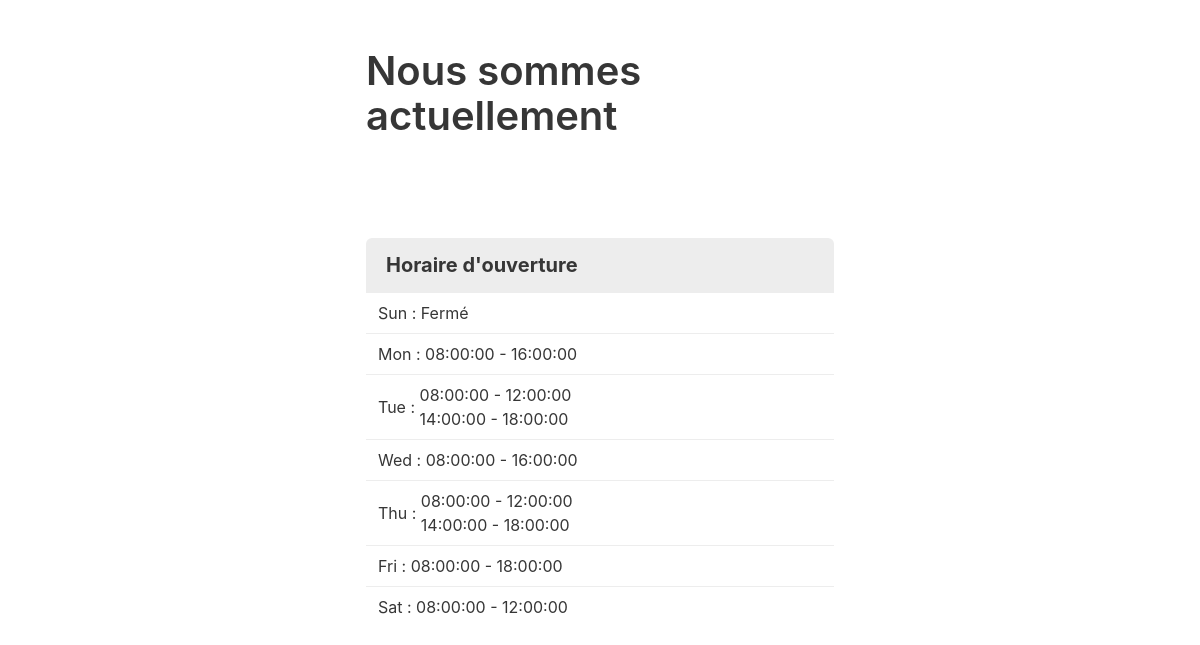
The page / on the database its author committed.
### tables this page shows
CREATE TABLE IF NOT EXISTS `workhours` (
  `id_workhours` int(11) NOT NULL AUTO_INCREMENT,
  `idx_days` int(11) NOT NULL,
  `start_workhours` time DEFAULT NULL,
  `end_workhours` time DEFAULT NULL,
  PRIMARY KEY (`id_workhours`),
  KEY `FK__days` (`idx_days`),
  CONSTRAINT `FK__days` FOREIGN KEY (`idx_days`) REFERENCES `days` (`id_days`)
);

### includes/getWorkHours.php (called while the page is built, shortened)
<?php
function dbConnect()
{
    try
    {
        $config = parse_ini_file('/includes/config.ini');
        $dsn = "mysql:host=".$config['dbhost'].";dbname=".$config['dbname'];
        $_connect = new \PDO($dsn, $config['dbuser'],$config['dbpass']);
        return $_connect;
    }
    catch(PDOException $e)
    {
        echo "Connection failed: " . $e->getMessage();
    }
}
function getWorkHours()
{
    $db = dbConnect();
    $req = $db->query('SELECT id_workhours,start_workhours,end_workhours,days.name_days FROM workhours INNER JOIN days ON  workhours.idx_days = days.id_days GROUP BY name_days, start_workhours ORDER BY id_days');
    $groupby = array();
    while($record = $req->fetch(PDO::FETCH_OBJ))
    {
        $groupby[$record->name_days][] = $record;
    }
    return $groupby;
    exit;
}
?>

### index.php (the view, shortened to what this page needs)
<?php include '/includes/getWorkHours.php'?>
<!DOCTYPE html>
<html>
    <head>
        <link type='text/css' href='https://cdn.jsdelivr.net/npm/bulma@0.9.0/css/bulma.min.css' rel='stylesheet'>
    </head>
    <body>
        <section class='section'>
            <div class='container'>
                <div class='columns is-centered'>
                    <div class='column is-half'>
                        <p class='title is-2'>Nous sommes actuellement <span id='IsOpen'></span></p>
                    </div>
            </div>
        </section>
        <section class='section'>
            <div class='container'>
                <div class='columns is-centered'>
                    <div id='schedule' class='column is-half'>
                    <p class='panel-heading'>
                         Horaire d'ouverture
                    </p>
                    <?php
                    $groupby = getWorkHours();
                    foreach($groupby as $day => $workhours){
                        ?>
                        <div class='panel-block'>
                            <p><?php echo $day?> :&nbsp;</p></br>
                            <ul id='workHours'>
                                <?php foreach($workhours as $workhour){?>
                                    <?php if ($workhour->name_days != 'Sun') {?>
                                        <li id='<?php echo $workhour->id_workhours?>'>
                                            <?php echo $workhour->start_workhours?> - <?php echo $workhour->end_workhours?>
                                        </li>
                                    <?php
                                    }
                                    else{
                                        echo "<li id='$workhour->id_workhours'>Fermé</li>";
                                    }
                                }?>
                            </ul>
                        </div>
                    <?php
                    }
                    ?>
            </div>
        </section>
    </body>
</html>

### rows shown on the page
workhours: start_workhours "08:00:00", end_workhours "16:00:00"
workhours: start_workhours "08:00:00", end_workhours "12:00:00"
workhours: start_workhours "14:00:00", end_workhours "18:00:00"
workhours: start_workhours "08:00:00", end_workhours "16:00:00"
workhours: start_workhours "08:00:00", end_workhours "12:00:00"
workhours: start_workhours "14:00:00", end_workhours "18:00:00"
workhours: start_workhours "08:00:00", end_workhours "18:00:00"
workhours: start_workhours "08:00:00", end_workhours "12:00:00"

### other values the page prints
$day "Sun"
$day "Mon"
$day "Tue"
$day "Wed"
$day "Thu"
$day "Fri"
$day "Sat"
